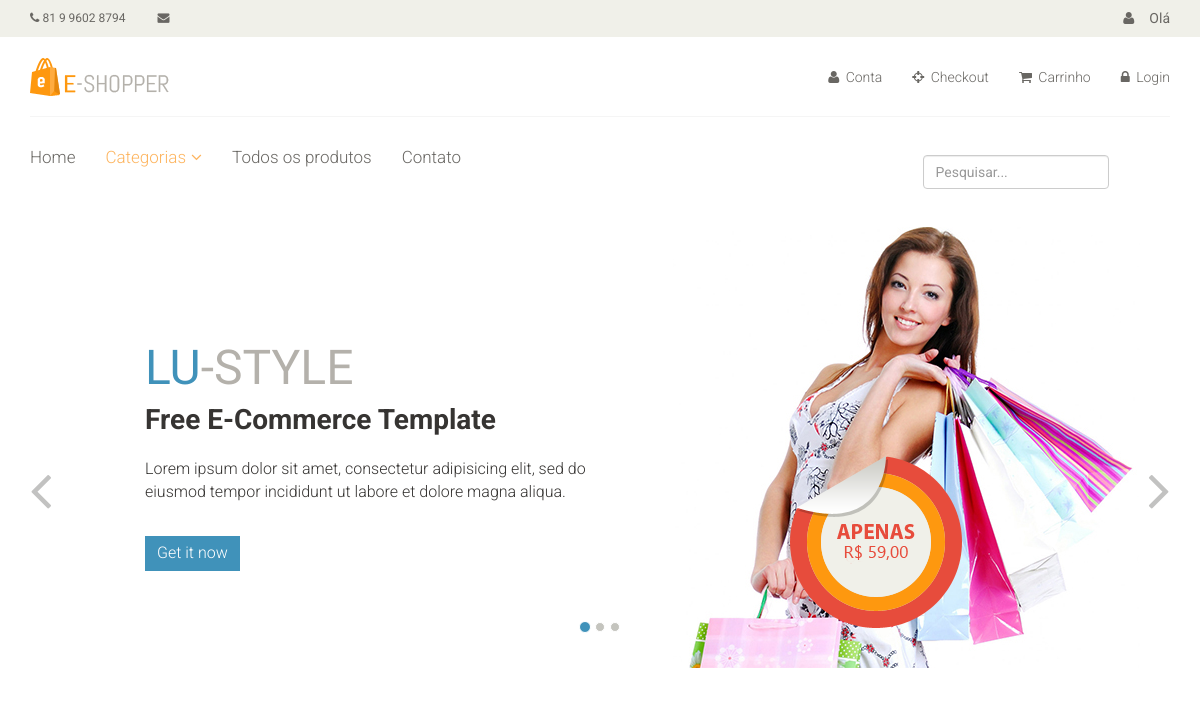
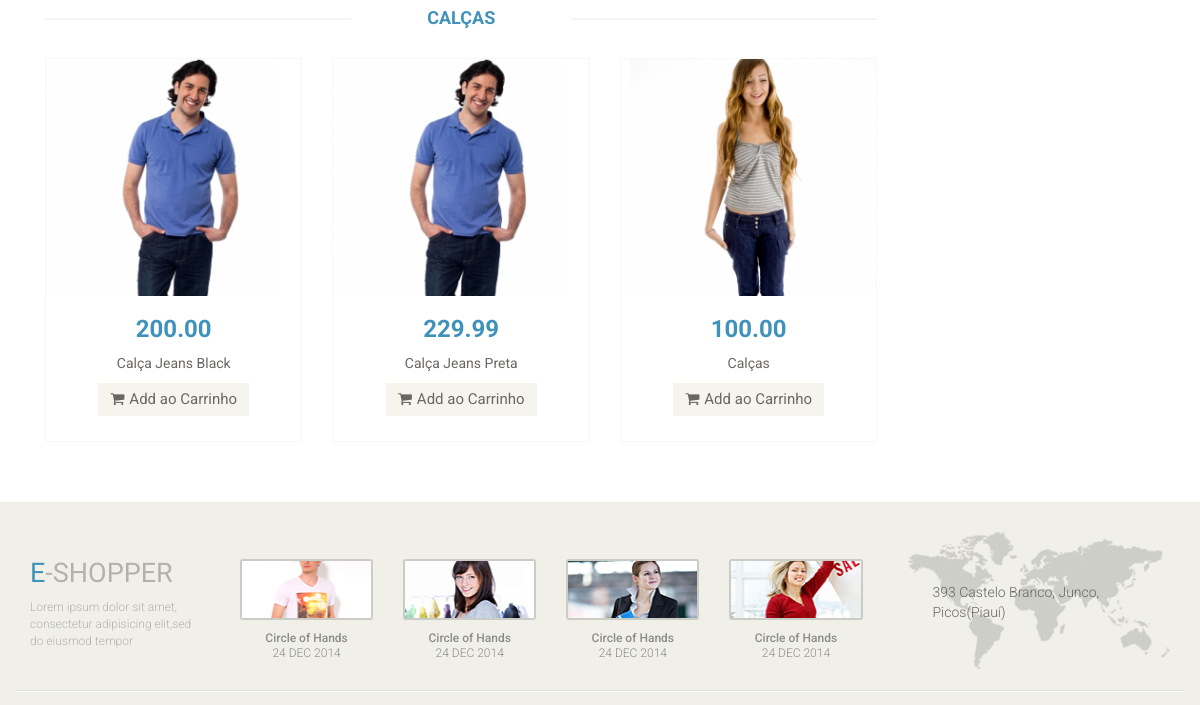
/catalogo/calcas/ (upper part), run on an earlier commit of the app's database (2 pictures, top to bottom).
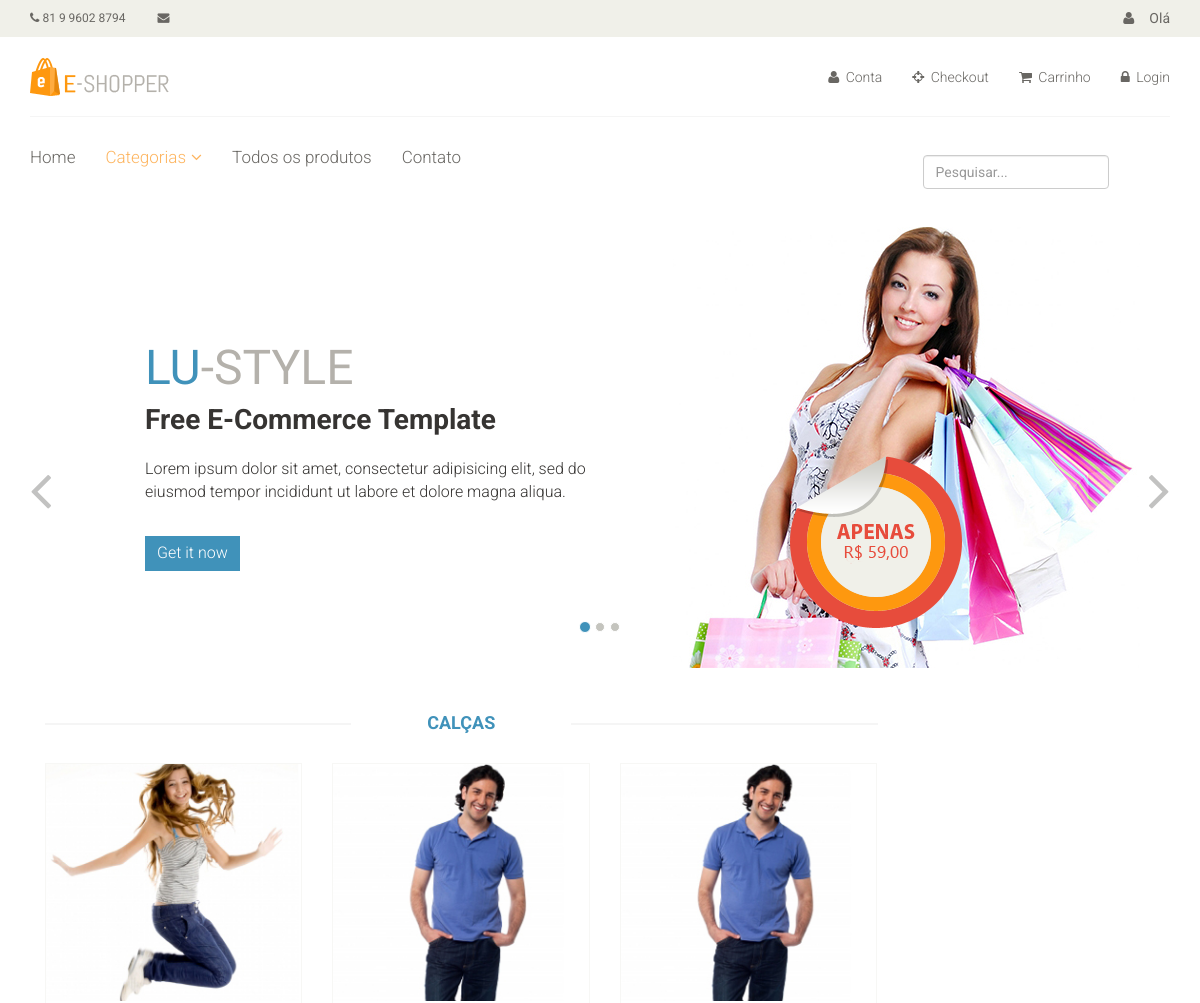
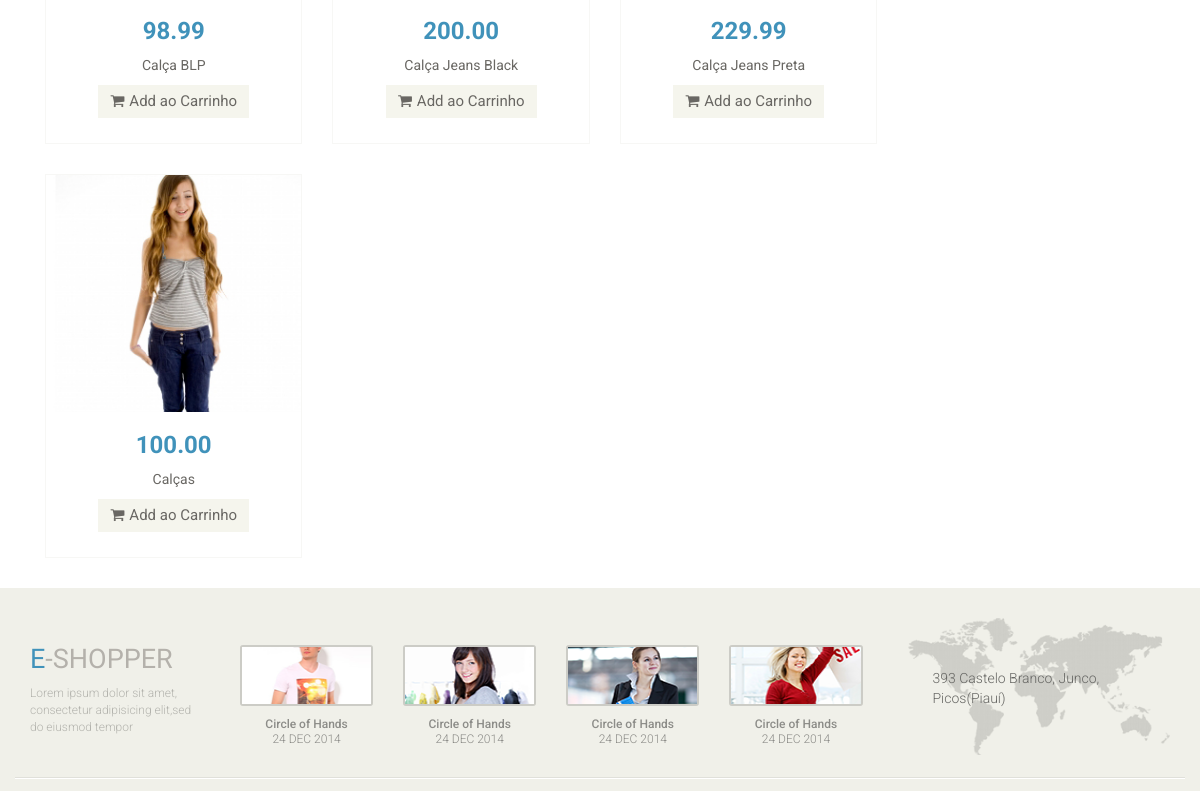
And on a later commit of the database (2 pictures, top to bottom).
### catalog/models.py (models this page shows)
class Product(models.Model):
	name = models.CharField('Nome', max_length=100)
	slug = models.SlugField('Indetificador', max_length=100)
	category = models.ForeignKey('catalog.Category', verbose_name='Categoria')
	description = models.TextField('Descrição', blank=True)
	price = models.DecimalField('Preço', decimal_places=2, max_digits=10)
	image = models.ImageField('Imagem', upload_to='products', blank=True, null=True)
	created = models.DateTimeField('Criado em', auto_now_add=True)
	modified = models.DateTimeField('Modificado em', auto_now_add=True)
	class Meta:
		verbose_name = 'Produto'
		verbose_name_plural = 'Produtos'
		ordering = ['name']
	def __str__(self):
		return self.name
	def get_absolute_url(self):
		return reverse('catalog:product_detail', kwargs={'slug': self.slug})

### catalog/views.py (the view)
class CategoryListView(generic.ListView):
	template_name = 'catalog/category.html'
	context_object_name = 'products'
	def get_queryset(self):
		return Product.objects.filter(category__slug=self.kwargs['slug'])
	def get_context_data(self, **kwargs):
		context = super(CategoryListView, self).get_context_data(**kwargs)
		context['current_category'] = get_object_or_404(Category, slug=self.kwargs['slug'])
		return context

### catalog/context_processors.py (called while the page is built)
def categories(request):
	return {
		'categories': Category.objects.all()
	}

### catalog/models.py (called while the page is built)
	def __str__(self):
		return self.name

	def get_absolute_url(self):
		return reverse('catalog:category', kwargs={'slug': self.slug})

### core/templatetags/pagination.py (called while the page is built)
@register.inclusion_tag('pagination.html')
def pagination(request, paginator, page_obj):
	context = {}
	context['paginator'] = paginator
	context['request'] = request
	context['page_obj'] = page_obj
	getvars = request.GET.copy()
	if 'page' in getvars:
		del getvars['page']
	if len(getvars) > 0:
		context['getvars'] = '&{0}'.format(getvars.urlencode())
	else:
		context['getvars'] = ''
	return context

### catalog/templates/catalog/category.html (shortened to what this page needs)
{% extends "base.html" %}
{% load pagination %}
{% block container %}
	<div class="col-sm-9 padding-right">
					<div class="features_items">
						<h2 class="title text-center">{{ current_category }}</h2>
						{% for product in products %}
							{% include "catalog/_product.html" %}
						{% endfor %}
				</div>
	</div>
{% endblock %}

### catalog/templates/catalog/_product.html (shortened to what this page needs)
<div class="col-sm-4">
	<div class="product-image-wrapper">
		<div class="single-products">
			<div class="productinfo text-center">
				{% if product.image %}
					<img src="{{ product.image.url }}" alt="" />
				{% endif %}
				<h2>{{ product.price }}</h2>
				<p>{{ product }}</p>
				<a href="#" class="btn btn-default add-to-cart"><i class="fa fa-shopping-cart"></i>Add ao Carrinho</a>
				</div>
					<a href="{{ product.get_absolute_url }}">
					<div class="product-overlay">
						<div class="overlay-content">
						</div>
					</div>
			</a>
		</div>
	</div>
</div>

What changed in the data, as far as the page shows it:
added Product: image (picture), price "98.99", name "Calça BLP"
